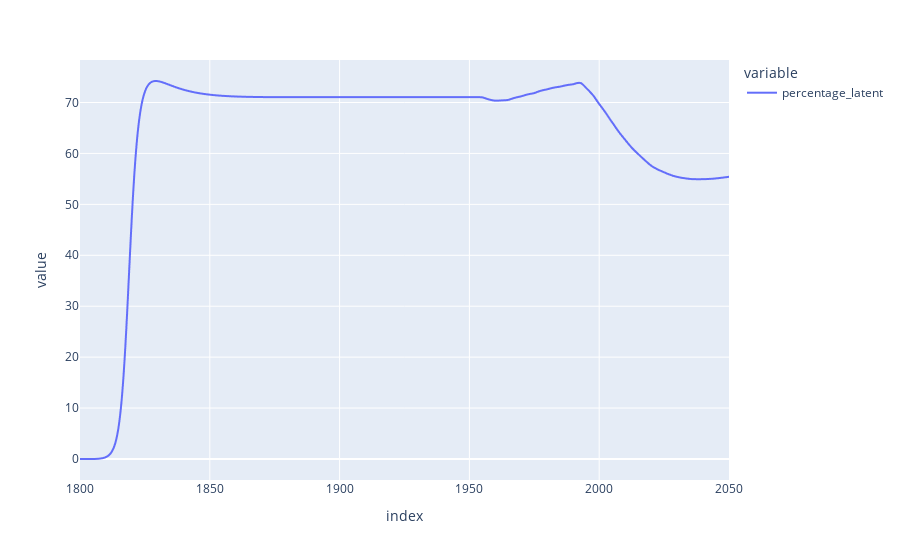

This figure's notebook cell:
### Code cell
derived_df_0['percentage_latent'].plot()

### Figure 1 — Plotly figure (JSON) as saved in the notebook; plotly's stock layout.template omitted (floating-point values rounded to 4 significant figures; data arrays with more than 128 entries replaced by an {"elided": "..."} marker saying what was removed)
{"data": [{"hovertemplate": "variable=percentage_latent<br>index=%{x}<br>value=%{y}<extra></extra>", "legendgroup": "percentage_latent", "line": {"color": "#636efa", "dash": "solid"}, "marker": {"symbol": "circle"}, "mode": "lines", "name": "percentage_latent", "showlegend": true, "type": "scattergl", "x": {"elided": "2501 float values"}, "xaxis": "x", "y": {"elided": "2501 float values"}, "yaxis": "y"}], "layout": {"legend": {"title": {"text": "variable"}, "tracegroupgap": 0}, "margin": {"t": 60}, "xaxis": {"anchor": "y", "domain": [0, 1], "title": {"text": "index"}}, "yaxis": {"anchor": "x", "domain": [0, 1], "title": {"text": "value"}}}}
